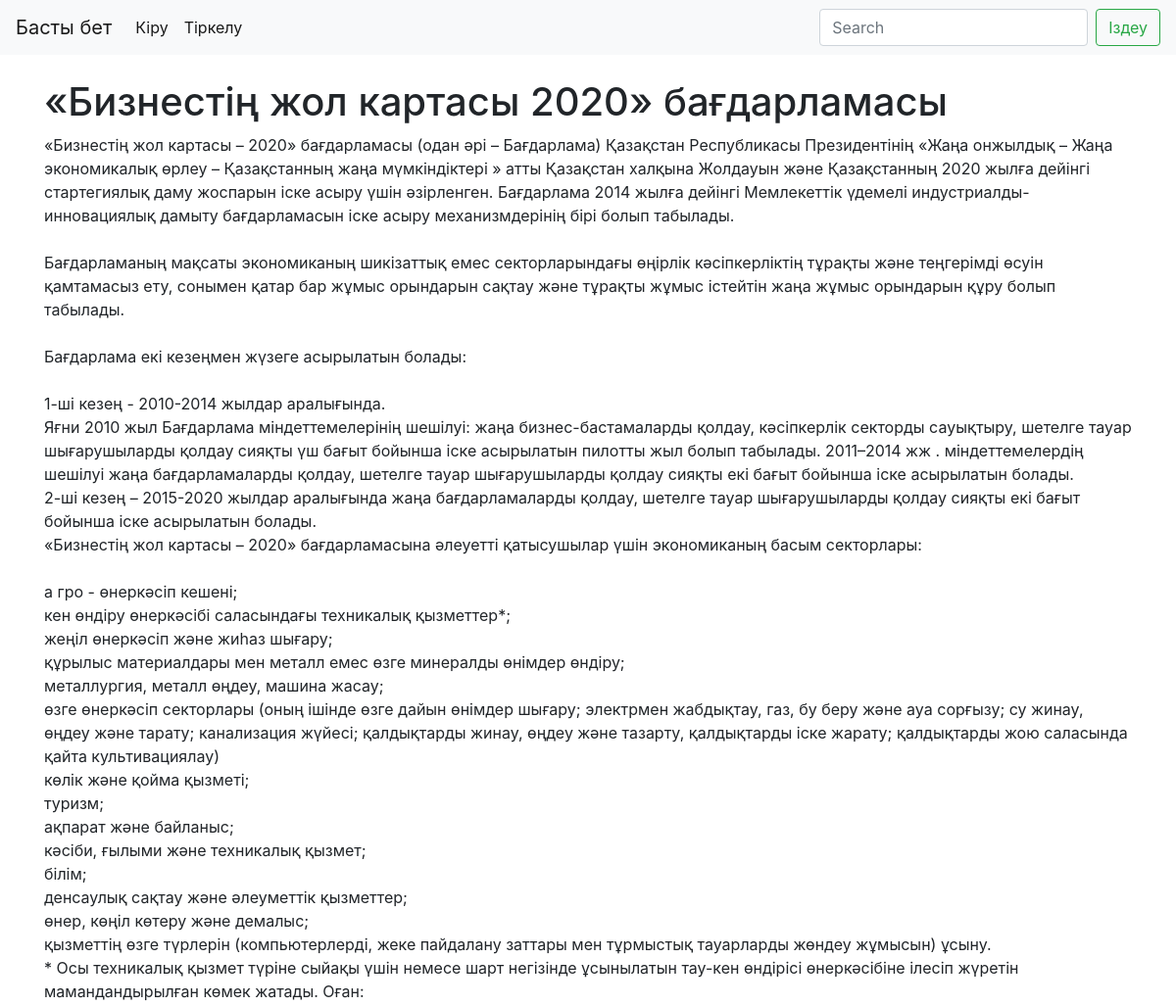
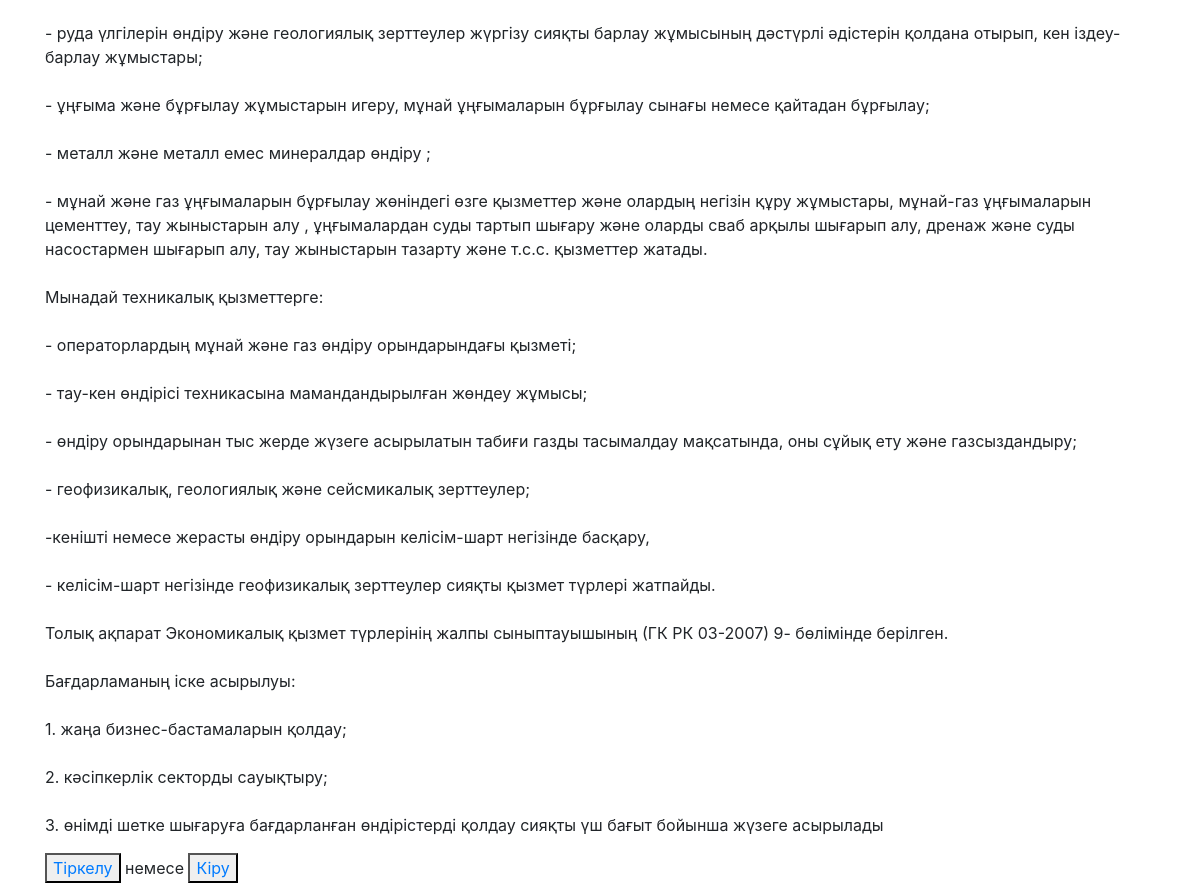
Screenshot of /method/biznesti-zhol-kartasy/ with the database file from the repository (2 pictures, top to bottom).
### home/models.py (models this page shows, shortened)
class Method(models.Model):
    image=models.ImageField(upload_to='image/')
    name=models.CharField(max_length=255)
    slug=models.SlugField()
    description=models.TextField()
    class Meta:
        verbose_name_plural='Кызмет'
        verbose_name='Кызмет'

### home/views.py (the view)
# urls.py: path('method/<str:slug>/',views.method_detail,name='method_detail'),
def method_detail(request,slug):
    method=get_object_or_404(Method,slug=slug)
    return render(request,'home/method_detail.html',locals())

### templates/home/method_detail.html (shortened to what this page needs)
{% extends 'base.html' %}
{% block content %}
    <br>
    <div class="container">
    <h1>{{ method.name }}</h1>
    <p>{{ method.description|linebreaksbr }}</p>
         {% if request.user.is_authenticated %}
<button><a href="{% url 'home:order' slug=method.slug %}">Өтініш беру</a></button>
    </div>
             {% else %}
<button><a href="{% url 'registration:register' %}">Тіркелу</a></button> немесе
<button><a href="{% url 'registration:login' %}">Кіру</a></button>
{% endif %}
{% endblock %}

### rows the page displays
Method: name "«Бизнестің жол картасы 2020» бағдарламасы", description "«Бизнестің жол картасы – 2020» бағдарламасы (одан әрі – Бағдарлама) Қазақстан Республикасы Президентінің «Жаңа онжылдық – Жаңа экономикалық өрлеу – Қазақстанның жаңа мүмкіндіктері » атты Қазақстан халқына Жолдауын және Қазақстанның 2020 жылға дейінгі стартегиялық даму жоспарын іске асыру үшін әзірленген. Бағдарлама 2014 жылға дейінгі Мемлекеттік үдемелі индустриалды-инновациялық дамыту бағдарламасын іске асыру механизмдерінің бірі болып табылады. Бағдарламаның мақсаты экономиканың шикізаттық емес секторларындағы өңірлік кәсіпкерліктің тұрақты және теңгерімді өсуін қамтамасыз ету, сонымен қатар бар жұмыс орындарын сақтау және тұрақты жұмыс істейтін жаңа жұмыс орындарын құру болып табылады.…"
